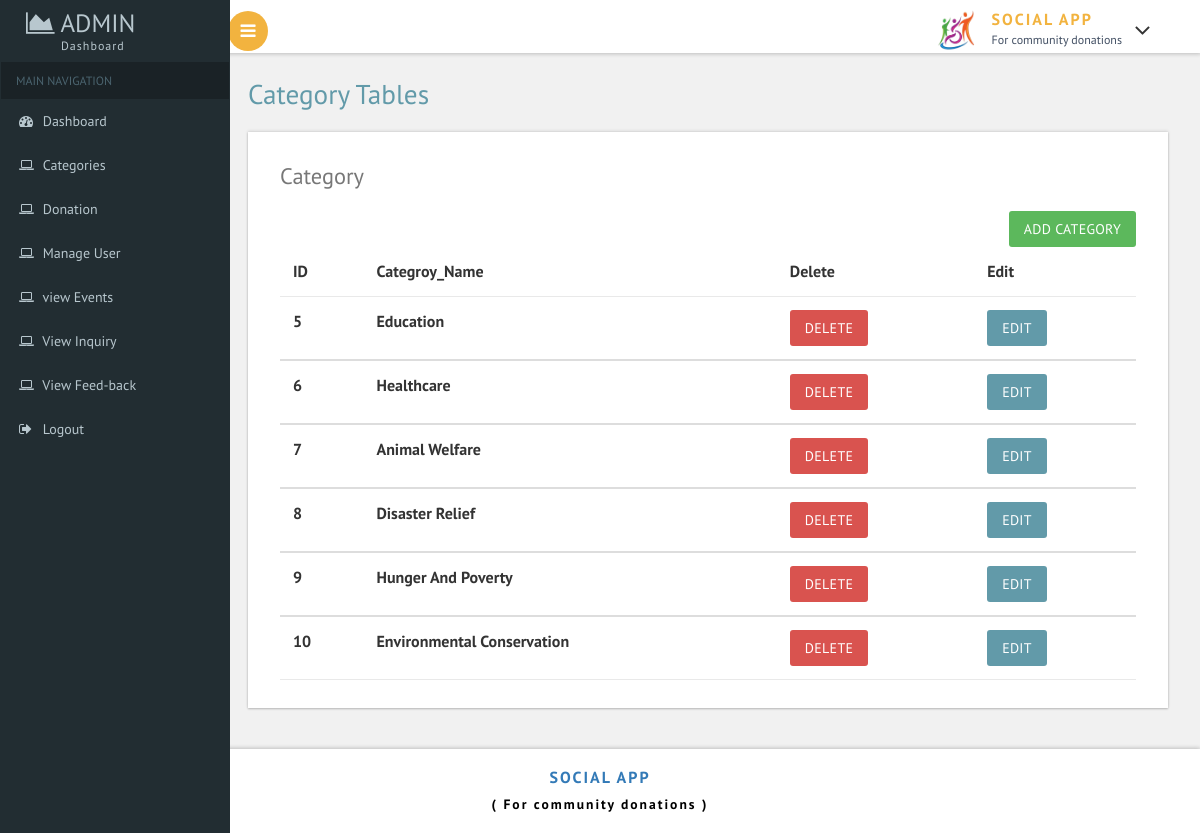
Screenshot of /admin/all_cat.php (signed in) with the database file from the repository.
### tables this page shows
CREATE TABLE `category` (
  `cat_id` int(11) NOT NULL,
  `cat_name` varchar(50) NOT NULL
);

### admin/all_cat.php (the view, shortened to what this page needs)
<?php
include 'common/connect.php';
$result1 = $obj->query("select * from category");
?>
<!DOCTYPE HTML>
<html>
<head>
<link href="css/bootstrap.css" rel='stylesheet' type='text/css' />
<link href="css/style.css" rel='stylesheet' type='text/css' />
<link href="css/font-awesome.css" rel="stylesheet">
 <link href='css/SidebarNav.min.css' media='all' rel='stylesheet' type='text/css'/>
<link href="css/custom.css" rel="stylesheet">
</head>
<body class="cbp-spmenu-push">
	<div class="main-content">
	<div class="cbp-spmenu cbp-spmenu-vertical cbp-spmenu-left" id="cbp-spmenu-s1">
		<?php include 'common/sidebar.php' ?>
	</div>
		<?php include 'common/header.php'?>
		<div id="page-wrapper">
			<div class="main-page">
				<div class="tables">
					<h2 class="title1">Category Tables</h2>
					<div class="panel-body widget-shadow">
						<h4>Category</h4>
						<a href="add_cat.php" style="float:right;">
							<button class="btn btn-success" >Add Category</button>
						</a>
						<table class="table">
							<thead>
								<tr>
								  <th>ID</th>
								  <th> Categroy_Name</th>
								  <th>Delete</th>
								  <th>Edit</th>
								</tr>
							</thead>
							<?php
    							while($row=$result1->fetch_object()){
   							?>
							<tbody>
								<tr>
								  <th scope="row"><?php echo $row->cat_id;?></th>
								  <th scope="row"><?php echo $row->cat_name;?></th>
								  <th scope="row"><a href="delete.php?delid=<?php echo $row->cat_id;?>"><button class="btn btn-danger">Delete</button></a></th>
								  <th scope="row"><a href="edit.php?eid=<?php echo $row->cat_id;?>"><button class="btn btn-default">Edit</button></a></th>
								 </tr>
							</tbody>
							<?php
								}
							?>
						</table>
					</div>
				</div>
			</div>
		</div>
		<?php include 'common/footr.php' ?>
	</div>
</body>
</html>

### admin/css/custom.css (style rules this page uses)
#page-wrapper { padding:5em 2em 2.5em; background-color: #F1F1F1; }

### rows the page displays
category: cat_id "5", cat_name "Education"
category: cat_id "6", cat_name "Healthcare"
category: cat_id "7", cat_name "Animal Welfare"
category: cat_id "8", cat_name "Disaster Relief"
category: cat_id "9", cat_name "Hunger And Poverty"
category: cat_id "10", cat_name "Environmental Conservation"
